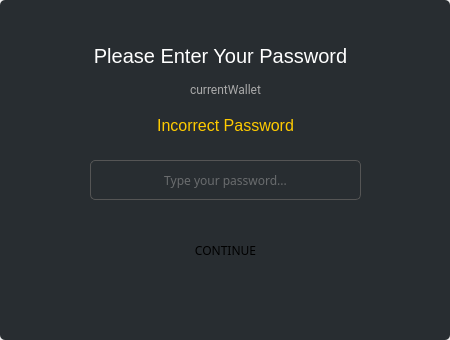
<?xml version="1.0" encoding="UTF-8"?>
<ui version="4.0">
 <class>PasswordDialog</class>
 <widget class="QDialog" name="PasswordDialog">
  <property name="geometry">
   <rect>
    <x>0</x>
    <y>0</y>
    <width>450</width>
    <height>340</height>
   </rect>
  </property>
  <property name="sizePolicy">
   <sizepolicy hsizetype="Preferred" vsizetype="Preferred">
    <horstretch>0</horstretch>
    <verstretch>0</verstretch>
   </sizepolicy>
  </property>
  <property name="minimumSize">
   <size>
    <width>450</width>
    <height>280</height>
   </size>
  </property>
  <property name="maximumSize">
   <size>
    <width>450</width>
    <height>350</height>
   </size>
  </property>
  <property name="font">
   <font>
    <family>Poppins</family>
    <pointsize>10</pointsize>
   </font>
  </property>
  <property name="windowTitle">
   <string>Enter password</string>
  </property>
  <property name="styleSheet">
   <string notr="true"/>
  </property>
  <layout class="QGridLayout" name="gridLayout">
   <property name="leftMargin">
    <number>0</number>
   </property>
   <property name="topMargin">
    <number>0</number>
   </property>
   <property name="rightMargin">
    <number>0</number>
   </property>
   <property name="bottomMargin">
    <number>0</number>
   </property>
   <item row="0" column="0">
    <widget class="QGroupBox" name="groupBox">
     <property name="minimumSize">
      <size>
       <width>450</width>
       <height>340</height>
      </size>
     </property>
     <property name="maximumSize">
      <size>
       <width>450</width>
       <height>340</height>
      </size>
     </property>
     <property name="autoFillBackground">
      <bool>false</bool>
     </property>
     <property name="styleSheet">
      <string notr="true">background-color: #282d31; 
border-radius: 5px;
</string>
     </property>
     <property name="title">
      <string/>
     </property>
     <widget class="QLineEdit" name="m_passwordEdit">
      <property name="geometry">
       <rect>
        <x>90</x>
        <y>160</y>
        <width>271</width>
        <height>40</height>
       </rect>
      </property>
      <property name="sizePolicy">
       <sizepolicy hsizetype="Expanding" vsizetype="Fixed">
        <horstretch>0</horstretch>
        <verstretch>0</verstretch>
       </sizepolicy>
      </property>
      <property name="minimumSize">
       <size>
        <width>0</width>
        <height>25</height>
       </size>
      </property>
      <property name="font">
       <font>
        <family>Poppins</family>
       </font>
      </property>
      <property name="styleSheet">
       <string notr="true">padding: 3px; border: 1px solid #555; border-radius: 5px;   color: #aaa;</string>
      </property>
      <property name="text">
       <string/>
      </property>
      <property name="echoMode">
       <enum>QLineEdit::Password</enum>
      </property>
      <property name="alignment">
       <set>Qt::AlignCenter</set>
      </property>
      <property name="placeholderText">
       <string>Type your password...</string>
      </property>
     </widget>
     <widget class="QPushButton" name="b1_okButton">
      <property name="enabled">
       <bool>true</bool>
      </property>
      <property name="geometry">
       <rect>
        <x>90</x>
        <y>230</y>
        <width>271</width>
        <height>40</height>
       </rect>
      </property>
      <property name="minimumSize">
       <size>
        <width>125</width>
        <height>25</height>
       </size>
      </property>
      <property name="font">
       <font>
        <family>Poppins</family>
       </font>
      </property>
      <property name="styleSheet">
       <string notr="true">/* This style is handled automatically by EditableStyle.cpp */</string>
      </property>
      <property name="text">
       <string>CONTINUE</string>
      </property>
      <property name="default">
       <bool>true</bool>
      </property>
     </widget>
     <widget class="QLabel" name="m_errorLabel">
      <property name="geometry">
       <rect>
        <x>40</x>
        <y>110</y>
        <width>371</width>
        <height>31</height>
       </rect>
      </property>
      <property name="minimumSize">
       <size>
        <width>122</width>
        <height>0</height>
       </size>
      </property>
      <property name="font">
       <font>
        <pointsize>-1</pointsize>
       </font>
      </property>
      <property name="styleSheet">
       <string notr="true">color: #ffcb00; font-size: 16px; border: none;</string>
      </property>
      <property name="text">
       <string>Incorrect Password</string>
      </property>
      <property name="alignment">
       <set>Qt::AlignCenter</set>
      </property>
     </widget>
     <widget class="QLabel" name="label_3">
      <property name="geometry">
       <rect>
        <x>30</x>
        <y>40</y>
        <width>381</width>
        <height>31</height>
       </rect>
      </property>
      <property name="font">
       <font>
        <pointsize>-1</pointsize>
       </font>
      </property>
      <property name="styleSheet">
       <string notr="true">color: #fff;
border-right: 0px;
font-size: 20px;</string>
      </property>
      <property name="text">
       <string>Please Enter Your Password</string>
      </property>
      <property name="alignment">
       <set>Qt::AlignCenter</set>
      </property>
     </widget>
     <widget class="QLabel" name="m_currentWalletTitle">
      <property name="geometry">
       <rect>
        <x>40</x>
        <y>76</y>
        <width>371</width>
        <height>26</height>
       </rect>
      </property>
      <property name="font">
       <font>
        <family>Roboto</family>
       </font>
      </property>
      <property name="styleSheet">
       <string notr="true">color: #aaa;
border-right: 0px;</string>
      </property>
      <property name="text">
       <string>currentWallet</string>
      </property>
      <property name="alignment">
       <set>Qt::AlignCenter</set>
      </property>
     </widget>
    </widget>
   </item>
  </layout>
 </widget>
 <resources/>
 <connections>
  <connection>
   <sender>b1_okButton</sender>
   <signal>clicked()</signal>
   <receiver>PasswordDialog</receiver>
   <slot>accept()</slot>
   <hints>
    <hint type="sourcelabel">
     <x>142</x>
     <y>100</y>
    </hint>
    <hint type="destinationlabel">
     <x>158</x>
     <y>68</y>
    </hint>
   </hints>
  </connection>
 </connections>
</ui>
